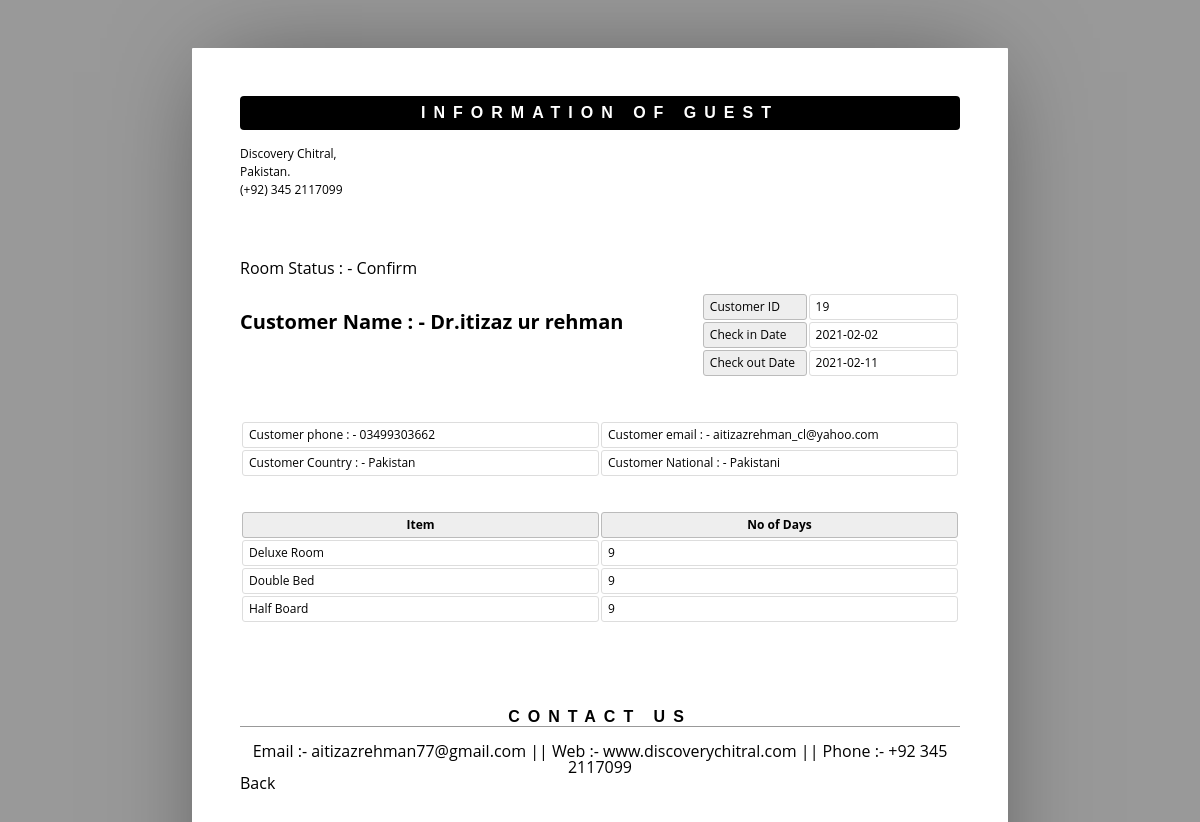
The app's page /admin/show.php?sid=19 with its own data.
### tables this page shows
CREATE TABLE `roombook` (
  `id` int(10) UNSIGNED NOT NULL,
  `Title` varchar(5) DEFAULT NULL,
  `FName` text DEFAULT NULL,
  `LName` text DEFAULT NULL,
  `Email` varchar(50) DEFAULT NULL,
  `National` varchar(30) DEFAULT NULL,
  `Country` varchar(30) DEFAULT NULL,
  `Phone` text DEFAULT NULL,
  `TRoom` varchar(20) DEFAULT NULL,
  `Bed` varchar(10) DEFAULT NULL,
  `NRoom` varchar(2) DEFAULT NULL,
  `Meal` varchar(15) DEFAULT NULL,
  `cin` date DEFAULT NULL,
  `cout` date DEFAULT NULL,
  `stat` varchar(15) DEFAULT NULL,
  `nodays` int(11) DEFAULT NULL,
  `user_id` int(20) NOT NULL
);

### admin/show.php (the view, shortened to what this page needs)
<html>
	<head>
	</head>
	<body>
	<?php
	include ('db.php');
	$pid = $_GET['sid'];
	$sql ="select * from roombook where id = '$pid' ";
	$re = mysqli_query($con,$sql);
	while($row=mysqli_fetch_array($re))
	{
		$id = $row['id'];
		$title =  $row['Title'];
		$Fname = $row['FName'];
		$lname = $row['LName'];
		$email = $row['Email'];
		$National = $row['National'];
		$country = $row['Country'];
		$phone = $row['Phone'];
		$room_type = $row['TRoom'];
		$Bed_type = $row['Bed'];
		$meal_type = $row['Meal'];
		$cin_date = $row['cin'];
		$cout_date = $row['cout'];
		$nodays = $row['nodays'];
		$stat= $row['stat'];
	}
	?>
		<header>
			<h1>Information of Guest</h1>
			<address >
				<p>Discovery Chitral,</p>
				<p>Pakistan.</p>
				<p>(+92) 345 2117099 </p>
			</address>
		</header>
		<article>
			<h2>Room Status  : - <?php echo $stat;?></h2><br>
			<address >
				<p><br></p>
				<p>Customer Name  : -  <?php echo $title.$Fname." ".$lname;?><br></p><br>
			</address>
			<table class="meta">
				<tr>
					<th><span >Customer ID</span></th>
					<td><span ><?php echo $id; ?></span></td>
				</tr>
				<tr>
					<th><span >Check in Date</span></th>
					<td><span ><?php echo $cin_date; ?> </span></td>
				</tr>
				<tr>
					<th><span >Check out Date</span></th>
					<td><span ><?php echo $cout_date; ?> </span></td>
				</tr>
			</table>
			<table >
					<tr>
						<td>Customer phone : -  <?php echo $phone; ?> </td>
						<td>Customer email : -  <?php echo $email; ?> </td>
					</tr>
					<tr>
						<td>Customer Country : -  <?php echo $country; ?> </td>
						<td>Customer National : -  <?php echo $National; ?> </td>
					</tr>
				</table>
				<br>
				<br>
			<table class="inventory">
				<thead>
					<tr>
						<th><span >Item</span></th>
						<th><span >No of Days</span></th>
					</tr>
				</thead>
				<tbody>
					<tr>
						<td><span ><?php echo $room_type; ?></span></td>
						<td><span ><?php echo $nodays; ?> </span></td>
					</tr>
					<tr>
						<td><span ><?php echo $Bed_type; ?>  Bed </span></td>
						<td><span ><?php echo $nodays; ?></span></td>
					</tr>
					<tr>
						<td><span ><?php echo $meal_type; ?>  </span></td>
						<td><span ><?php echo $nodays; ?></span></td>
					</tr>
				</tbody>
			</table>
		</article>
		<aside>
			<h1><span >Contact us</span></h1>
			<div >
				<p align="center">Email :- aitizazrehman77@gmail.com || Web :- www.discoverychitral.com || Phone :- +92 345 2117099 </p>
			</div>
		</aside>
		 <a class ="btn btn-primary"href="booking.php">Back</a>
	</body>
</html>

### admin/show.php (style rules this page uses)
* { border: 0; box-sizing: content-box; color: inherit; font-family: inherit; font-size: inherit; font-style: inherit; font-weight: inherit; line-height: inherit; list-style: none; margin: 0; padding: 0; text-decoration: none; vertical-align: top; }
h1 { font: bold 100% sans-serif; letter-spacing: 0.5em; text-align: center; text-transform: uppercase; }
table { font-size: 75%; table-layout: fixed; width: 100%; }
table { border-collapse: separate; border-spacing: 2px; }
th, td { border-width: 1px; padding: 0.5em; position: relative; text-align: left; }
th, td { border-radius: 0.25em; border-style: solid; }
th { background: #EEE; border-color: #BBB; }
td { border-color: #DDD; }
html { font: 16px/1 'Open Sans', sans-serif; overflow: auto; padding: 0.5in; }
html { background: #999; cursor: default; }
body { box-sizing: border-box; height: 11in; margin: 0 auto; overflow: hidden; padding: 0.5in; width: 8.5in; }
body { background: #FFF; border-radius: 1px; box-shadow: 0 0 1in -0.25in rgba(0, 0, 0, 0.5); }
header { margin: 0 0 3em; }
header:after { clear: both; content: ""; display: table; }
header h1 { background: #000; border-radius: 0.25em; color: #FFF; margin: 0 0 1em; padding: 0.5em 0; }
header address { float: left; font-size: 75%; font-style: normal; line-height: 1.25; margin: 0 1em 1em 0; }
header address p { margin: 0 0 0.25em; }
article, article address, table.meta, table.inventory { margin: 0 0 3em; }
article:after { clear: both; content: ""; display: table; }
article address { float: left; font-size: 125%; font-weight: bold; }
table.meta, table.balance { float: right; width: 36%; }
table.meta:after, table.balance:after { clear: both; content: ""; display: table; }
table.meta th { width: 40%; }
table.meta td { width: 60%; }
table.inventory { clear: both; width: 100%; }
table.inventory th { font-weight: bold; text-align: center; }
table.inventory td:nth-child(1) { width: 26%; }
table.inventory td:nth-child(2) { width: 38%; }
aside h1 { border: none; border-width: 0 0 1px; margin: 0 0 1em; }
aside h1 { border-color: #999; border-bottom-style: solid; }

### records on screen
roombook: stat "Confirm", Title "Dr.", FName "itizaz ur", LName "rehman", id "19", cin "2021-02-02", cout "2021-02-11", Phone "03499303662", Email "aitizazrehman_cl@yahoo.com", Country "Pakistan", National "Pakistani", TRoom "Deluxe Room", nodays "9", Bed "Double", Meal "Half Board"
